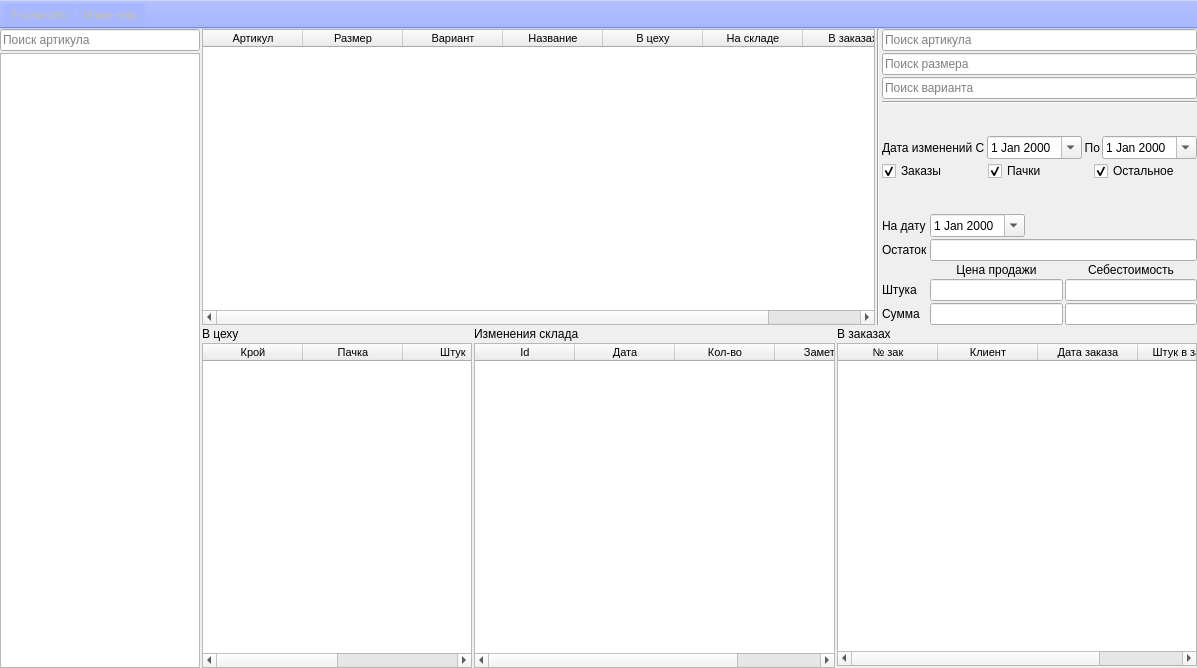
<?xml version="1.0" encoding="UTF-8"?>
<ui version="4.0">
 <class>MainWindow</class>
 <widget class="QMainWindow" name="MainWindow">
  <property name="geometry">
   <rect>
    <x>0</x>
    <y>0</y>
    <width>1197</width>
    <height>668</height>
   </rect>
  </property>
  <property name="windowTitle">
   <string>Артикула</string>
  </property>
  <property name="styleSheet">
   <string notr="true"/>
  </property>
  <widget class="QWidget" name="centralwidget">
   <layout class="QGridLayout" name="gridLayout_2" columnstretch="0">
    <property name="leftMargin">
     <number>0</number>
    </property>
    <property name="topMargin">
     <number>0</number>
    </property>
    <property name="rightMargin">
     <number>0</number>
    </property>
    <property name="bottomMargin">
     <number>0</number>
    </property>
    <property name="spacing">
     <number>2</number>
    </property>
    <item row="0" column="0">
     <layout class="QGridLayout" name="gridLayout" rowstretch="0,4,5" columnstretch="4,0">
      <property name="leftMargin">
       <number>0</number>
      </property>
      <property name="topMargin">
       <number>0</number>
      </property>
      <property name="rightMargin">
       <number>0</number>
      </property>
      <property name="spacing">
       <number>2</number>
      </property>
      <item row="0" column="1" rowspan="2">
       <layout class="QHBoxLayout" name="horizontalLayout" stretch="10,0,0">
        <property name="spacing">
         <number>2</number>
        </property>
        <item>
         <widget class="QTableWidget" name="tw_article">
          <property name="minimumSize">
           <size>
            <width>0</width>
            <height>200</height>
           </size>
          </property>
          <property name="font">
           <font>
            <family>Tahoma</family>
            <pointsize>8</pointsize>
           </font>
          </property>
          <property name="editTriggers">
           <set>QAbstractItemView::NoEditTriggers</set>
          </property>
          <property name="alternatingRowColors">
           <bool>false</bool>
          </property>
          <property name="selectionBehavior">
           <enum>QAbstractItemView::SelectRows</enum>
          </property>
          <property name="sortingEnabled">
           <bool>true</bool>
          </property>
          <attribute name="verticalHeaderVisible">
           <bool>false</bool>
          </attribute>
          <attribute name="verticalHeaderDefaultSectionSize">
           <number>20</number>
          </attribute>
          <attribute name="verticalHeaderMinimumSectionSize">
           <number>18</number>
          </attribute>
          <column>
           <property name="text">
            <string>Артикул</string>
           </property>
          </column>
          <column>
           <property name="text">
            <string>Размер</string>
           </property>
          </column>
          <column>
           <property name="text">
            <string>Вариант</string>
           </property>
          </column>
          <column>
           <property name="text">
            <string>Название</string>
           </property>
          </column>
          <column>
           <property name="text">
            <string>В цеху</string>
           </property>
          </column>
          <column>
           <property name="text">
            <string>На складе</string>
           </property>
          </column>
          <column>
           <property name="text">
            <string>В заказах</string>
           </property>
          </column>
         </widget>
        </item>
        <item>
         <widget class="Line" name="line">
          <property name="orientation">
           <enum>Qt::Vertical</enum>
          </property>
         </widget>
        </item>
        <item>
         <layout class="QGridLayout" name="gridLayout_6">
          <property name="spacing">
           <number>2</number>
          </property>
          <item row="12" column="0">
           <widget class="QLabel" name="label_10">
            <property name="text">
             <string>Сумма</string>
            </property>
           </widget>
          </item>
          <item row="10" column="1">
           <widget class="QLabel" name="label_8">
            <property name="text">
             <string>Цена продажи</string>
            </property>
            <property name="alignment">
             <set>Qt::AlignCenter</set>
            </property>
           </widget>
          </item>
          <item row="8" column="1" colspan="2">
           <layout class="QHBoxLayout" name="horizontalLayout_2">
            <property name="spacing">
             <number>2</number>
            </property>
            <item>
             <widget class="QDateEdit" name="de_date_to">
              <property name="calendarPopup">
               <bool>true</bool>
              </property>
             </widget>
            </item>
            <item>
             <spacer name="horizontalSpacer_3">
              <property name="orientation">
               <enum>Qt::Horizontal</enum>
              </property>
              <property name="sizeHint" stdset="0">
               <size>
                <width>40</width>
                <height>20</height>
               </size>
              </property>
             </spacer>
            </item>
           </layout>
          </item>
          <item row="11" column="2">
           <widget class="QLineEdit" name="le_sebest_one">
            <property name="inputMethodHints">
             <set>Qt::ImhNone</set>
            </property>
            <property name="readOnly">
             <bool>true</bool>
            </property>
           </widget>
          </item>
          <item row="7" column="1">
           <spacer name="verticalSpacer">
            <property name="orientation">
             <enum>Qt::Vertical</enum>
            </property>
            <property name="sizeHint" stdset="0">
             <size>
              <width>20</width>
              <height>40</height>
             </size>
            </property>
           </spacer>
          </item>
          <item row="2" column="0" colspan="3">
           <widget class="QLineEdit" name="le_filter_article_parametr">
            <property name="minimumSize">
             <size>
              <width>0</width>
              <height>0</height>
             </size>
            </property>
            <property name="maximumSize">
             <size>
              <width>166666</width>
              <height>16777215</height>
             </size>
            </property>
            <property name="placeholderText">
             <string>Поиск варианта</string>
            </property>
           </widget>
          </item>
          <item row="10" column="2">
           <widget class="QLabel" name="label_11">
            <property name="text">
             <string>Себестоимость</string>
            </property>
            <property name="alignment">
             <set>Qt::AlignCenter</set>
            </property>
           </widget>
          </item>
          <item row="0" column="0" colspan="3">
           <widget class="QLineEdit" name="le_filter_article_2">
            <property name="minimumSize">
             <size>
              <width>0</width>
              <height>0</height>
             </size>
            </property>
            <property name="maximumSize">
             <size>
              <width>166666</width>
              <height>16777215</height>
             </size>
            </property>
            <property name="placeholderText">
             <string>Поиск артикула</string>
            </property>
           </widget>
          </item>
          <item row="12" column="1">
           <widget class="QLineEdit" name="le_price_many">
            <property name="readOnly">
             <bool>true</bool>
            </property>
           </widget>
          </item>
          <item row="11" column="1">
           <widget class="QLineEdit" name="le_price_one">
            <property name="readOnly">
             <bool>true</bool>
            </property>
           </widget>
          </item>
          <item row="11" column="0">
           <widget class="QLabel" name="label_9">
            <property name="text">
             <string>Штука</string>
            </property>
           </widget>
          </item>
          <item row="8" column="0">
           <widget class="QLabel" name="label_5">
            <property name="text">
             <string>На дату</string>
            </property>
           </widget>
          </item>
          <item row="9" column="0">
           <widget class="QLabel" name="label_4">
            <property name="text">
             <string>Остаток</string>
            </property>
           </widget>
          </item>
          <item row="1" column="0" colspan="3">
           <widget class="QLineEdit" name="le_filter_article_size">
            <property name="minimumSize">
             <size>
              <width>0</width>
              <height>0</height>
             </size>
            </property>
            <property name="maximumSize">
             <size>
              <width>166666</width>
              <height>16777215</height>
             </size>
            </property>
            <property name="placeholderText">
             <string>Поиск размера</string>
            </property>
           </widget>
          </item>
          <item row="12" column="2">
           <widget class="QLineEdit" name="le_sebest_many">
            <property name="readOnly">
             <bool>true</bool>
            </property>
           </widget>
          </item>
          <item row="9" column="1" colspan="2">
           <widget class="QLineEdit" name="le_warehouse_date">
            <property name="readOnly">
             <bool>true</bool>
            </property>
           </widget>
          </item>
          <item row="3" column="0" colspan="3">
           <widget class="Line" name="line_2">
            <property name="orientation">
             <enum>Qt::Horizontal</enum>
            </property>
           </widget>
          </item>
          <item row="5" column="0" colspan="3">
           <layout class="QHBoxLayout" name="horizontalLayout_3">
            <property name="spacing">
             <number>2</number>
            </property>
            <item>
             <widget class="QLabel" name="label_6">
              <property name="text">
               <string>Дата изменений С</string>
              </property>
             </widget>
            </item>
            <item>
             <widget class="QDateEdit" name="de_date_transaction_from">
              <property name="calendarPopup">
               <bool>true</bool>
              </property>
             </widget>
            </item>
            <item>
             <widget class="QLabel" name="label_7">
              <property name="text">
               <string>По</string>
              </property>
              <property name="alignment">
               <set>Qt::AlignRight|Qt::AlignTrailing|Qt::AlignVCenter</set>
              </property>
             </widget>
            </item>
            <item>
             <widget class="QDateEdit" name="de_date_transaction_to">
              <property name="calendarPopup">
               <bool>true</bool>
              </property>
             </widget>
            </item>
           </layout>
          </item>
          <item row="6" column="0" colspan="3">
           <layout class="QHBoxLayout" name="horizontalLayout_4">
            <property name="spacing">
             <number>3</number>
            </property>
            <item>
             <widget class="QCheckBox" name="cb_order">
              <property name="text">
               <string>Заказы</string>
              </property>
              <property name="checked">
               <bool>true</bool>
              </property>
             </widget>
            </item>
            <item>
             <widget class="QCheckBox" name="cb_pack">
              <property name="text">
               <string>Пачки</string>
              </property>
              <property name="checked">
               <bool>true</bool>
              </property>
             </widget>
            </item>
            <item>
             <widget class="QCheckBox" name="cb_other">
              <property name="text">
               <string>Остальное</string>
              </property>
              <property name="checked">
               <bool>true</bool>
              </property>
             </widget>
            </item>
           </layout>
          </item>
          <item row="4" column="0">
           <spacer name="verticalSpacer_2">
            <property name="orientation">
             <enum>Qt::Vertical</enum>
            </property>
            <property name="sizeHint" stdset="0">
             <size>
              <width>20</width>
              <height>40</height>
             </size>
            </property>
           </spacer>
          </item>
         </layout>
        </item>
       </layout>
      </item>
      <item row="0" column="0">
       <widget class="QLineEdit" name="le_filter_article">
        <property name="minimumSize">
         <size>
          <width>200</width>
          <height>0</height>
         </size>
        </property>
        <property name="maximumSize">
         <size>
          <width>200</width>
          <height>16777215</height>
         </size>
        </property>
        <property name="placeholderText">
         <string>Поиск артикула</string>
        </property>
       </widget>
      </item>
      <item row="1" column="0" rowspan="2">
       <widget class="QTreeWidget" name="tree_widget">
        <property name="minimumSize">
         <size>
          <width>200</width>
          <height>0</height>
         </size>
        </property>
        <property name="maximumSize">
         <size>
          <width>200</width>
          <height>16777215</height>
         </size>
        </property>
        <property name="font">
         <font>
          <family>Tahoma</family>
          <pointsize>8</pointsize>
         </font>
        </property>
        <property name="editTriggers">
         <set>QAbstractItemView::NoEditTriggers</set>
        </property>
        <property name="autoExpandDelay">
         <number>-1</number>
        </property>
        <property name="animated">
         <bool>true</bool>
        </property>
        <property name="headerHidden">
         <bool>true</bool>
        </property>
        <column>
         <property name="text">
          <string notr="true">1</string>
         </property>
        </column>
       </widget>
      </item>
      <item row="2" column="1">
       <layout class="QGridLayout" name="gridLayout_3" columnstretch="3,4,4">
        <item row="1" column="0" rowspan="2">
         <widget class="QTableWidget" name="tw_workshop">
          <property name="font">
           <font>
            <family>Tahoma</family>
            <pointsize>8</pointsize>
           </font>
          </property>
          <property name="editTriggers">
           <set>QAbstractItemView::NoEditTriggers</set>
          </property>
          <property name="alternatingRowColors">
           <bool>true</bool>
          </property>
          <property name="selectionBehavior">
           <enum>QAbstractItemView::SelectRows</enum>
          </property>
          <attribute name="verticalHeaderVisible">
           <bool>false</bool>
          </attribute>
          <attribute name="verticalHeaderDefaultSectionSize">
           <number>20</number>
          </attribute>
          <attribute name="verticalHeaderMinimumSectionSize">
           <number>18</number>
          </attribute>
          <column>
           <property name="text">
            <string>Крой</string>
           </property>
          </column>
          <column>
           <property name="text">
            <string>Пачка</string>
           </property>
          </column>
          <column>
           <property name="text">
            <string>Штук</string>
           </property>
          </column>
          <column>
           <property name="text">
            <string>Дата кроя</string>
           </property>
          </column>
         </widget>
        </item>
        <item row="1" column="2">
         <widget class="QTableWidget" name="tw_order">
          <property name="font">
           <font>
            <family>Tahoma</family>
            <pointsize>8</pointsize>
           </font>
          </property>
          <property name="editTriggers">
           <set>QAbstractItemView::NoEditTriggers</set>
          </property>
          <property name="alternatingRowColors">
           <bool>true</bool>
          </property>
          <property name="selectionBehavior">
           <enum>QAbstractItemView::SelectRows</enum>
          </property>
          <attribute name="verticalHeaderVisible">
           <bool>false</bool>
          </attribute>
          <attribute name="verticalHeaderDefaultSectionSize">
           <number>20</number>
          </attribute>
          <attribute name="verticalHeaderMinimumSectionSize">
           <number>18</number>
          </attribute>
          <column>
           <property name="text">
            <string>№ зак</string>
           </property>
          </column>
          <column>
           <property name="text">
            <string>Клиент</string>
           </property>
          </column>
          <column>
           <property name="text">
            <string>Дата заказа</string>
           </property>
          </column>
          <column>
           <property name="text">
            <string>Штук в заказе</string>
           </property>
          </column>
         </widget>
        </item>
        <item row="1" column="1" rowspan="2">
         <widget class="QTableWidget" name="tw_warehouse">
          <property name="font">
           <font>
            <family>Tahoma</family>
            <pointsize>8</pointsize>
           </font>
          </property>
          <property name="editTriggers">
           <set>QAbstractItemView::NoEditTriggers</set>
          </property>
          <property name="selectionBehavior">
           <enum>QAbstractItemView::SelectRows</enum>
          </property>
          <attribute name="verticalHeaderVisible">
           <bool>false</bool>
          </attribute>
          <attribute name="verticalHeaderDefaultSectionSize">
           <number>20</number>
          </attribute>
          <attribute name="verticalHeaderMinimumSectionSize">
           <number>18</number>
          </attribute>
          <column>
           <property name="text">
            <string>Id</string>
           </property>
          </column>
          <column>
           <property name="text">
            <string>Дата</string>
           </property>
          </column>
          <column>
           <property name="text">
            <string>Кол-во</string>
           </property>
          </column>
          <column>
           <property name="text">
            <string>Заметка</string>
           </property>
          </column>
         </widget>
        </item>
        <item row="0" column="1">
         <widget class="QLabel" name="label_2">
          <property name="text">
           <string>Изменения склада</string>
          </property>
         </widget>
        </item>
        <item row="0" column="2">
         <widget class="QLabel" name="label_3">
          <property name="text">
           <string>В заказах</string>
          </property>
         </widget>
        </item>
        <item row="0" column="0">
         <widget class="QLabel" name="label">
          <property name="text">
           <string>В цеху</string>
          </property>
         </widget>
        </item>
       </layout>
      </item>
     </layout>
    </item>
   </layout>
  </widget>
  <widget class="QToolBar" name="toolBar">
   <property name="windowTitle">
    <string>toolBar</string>
   </property>
   <property name="styleSheet">
    <string notr="true">background-color: rgb(167, 183, 255);</string>
   </property>
   <property name="movable">
    <bool>false</bool>
   </property>
   <attribute name="toolBarArea">
    <enum>TopToolBarArea</enum>
   </attribute>
   <attribute name="toolBarBreak">
    <bool>false</bool>
   </attribute>
   <addaction name="pb_calc"/>
   <addaction name="pb_change_warehouse"/>
  </widget>
  <action name="pb_calc">
   <property name="enabled">
    <bool>false</bool>
   </property>
   <property name="text">
    <string>Расчитать</string>
   </property>
  </action>
  <action name="pb_change_warehouse">
   <property name="enabled">
    <bool>false</bool>
   </property>
   <property name="text">
    <string>Изменить</string>
   </property>
  </action>
 </widget>
 <resources/>
 <connections>
  <connection>
   <sender>tree_widget</sender>
   <signal>itemClicked(QTreeWidgetItem*,int)</signal>
   <receiver>MainWindow</receiver>
   <slot>ui_select_tree()</slot>
   <hints>
    <hint type="sourcelabel">
     <x>31</x>
     <y>93</y>
    </hint>
    <hint type="destinationlabel">
     <x>0</x>
     <y>90</y>
    </hint>
   </hints>
  </connection>
  <connection>
   <sender>tw_article</sender>
   <signal>itemSelectionChanged()</signal>
   <receiver>MainWindow</receiver>
   <slot>ui_select_article()</slot>
   <hints>
    <hint type="sourcelabel">
     <x>366</x>
     <y>144</y>
    </hint>
    <hint type="destinationlabel">
     <x>367</x>
     <y>0</y>
    </hint>
   </hints>
  </connection>
  <connection>
   <sender>le_filter_article</sender>
   <signal>editingFinished()</signal>
   <receiver>MainWindow</receiver>
   <slot>ui_search_article()</slot>
   <hints>
    <hint type="sourcelabel">
     <x>37</x>
     <y>29</y>
    </hint>
    <hint type="destinationlabel">
     <x>0</x>
     <y>22</y>
    </hint>
   </hints>
  </connection>
  <connection>
   <sender>pb_calc</sender>
   <signal>triggered()</signal>
   <receiver>MainWindow</receiver>
   <slot>ui_calc_date()</slot>
   <hints>
    <hint type="sourcelabel">
     <x>-1</x>
     <y>-1</y>
    </hint>
    <hint type="destinationlabel">
     <x>598</x>
     <y>333</y>
    </hint>
   </hints>
  </connection>
  <connection>
   <sender>pb_change_warehouse</sender>
   <signal>triggered()</signal>
   <receiver>MainWindow</receiver>
   <slot>ui_change_value()</slot>
   <hints>
    <hint type="sourcelabel">
     <x>-1</x>
     <y>-1</y>
    </hint>
    <hint type="destinationlabel">
     <x>598</x>
     <y>333</y>
    </hint>
   </hints>
  </connection>
  <connection>
   <sender>tw_order</sender>
   <signal>itemDoubleClicked(QTableWidgetItem*)</signal>
   <receiver>MainWindow</receiver>
   <slot>ui_order_double_click()</slot>
   <hints>
    <hint type="sourcelabel">
     <x>989</x>
     <y>437</y>
    </hint>
    <hint type="destinationlabel">
     <x>996</x>
     <y>736</y>
    </hint>
   </hints>
  </connection>
  <connection>
   <sender>tw_workshop</sender>
   <signal>itemDoubleClicked(QTableWidgetItem*)</signal>
   <receiver>MainWindow</receiver>
   <slot>ui_pack_double_click()</slot>
   <hints>
    <hint type="sourcelabel">
     <x>350</x>
     <y>568</y>
    </hint>
    <hint type="destinationlabel">
     <x>337</x>
     <y>761</y>
    </hint>
   </hints>
  </connection>
  <connection>
   <sender>le_filter_article_2</sender>
   <signal>editingFinished()</signal>
   <receiver>MainWindow</receiver>
   <slot>ui_search_article()</slot>
   <hints>
    <hint type="sourcelabel">
     <x>987</x>
     <y>44</y>
    </hint>
    <hint type="destinationlabel">
     <x>983</x>
     <y>-99</y>
    </hint>
   </hints>
  </connection>
  <connection>
   <sender>le_filter_article_size</sender>
   <signal>editingFinished()</signal>
   <receiver>MainWindow</receiver>
   <slot>ui_search_article()</slot>
   <hints>
    <hint type="sourcelabel">
     <x>911</x>
     <y>63</y>
    </hint>
    <hint type="destinationlabel">
     <x>913</x>
     <y>-75</y>
    </hint>
   </hints>
  </connection>
  <connection>
   <sender>le_filter_article_parametr</sender>
   <signal>editingFinished()</signal>
   <receiver>MainWindow</receiver>
   <slot>ui_search_article()</slot>
   <hints>
    <hint type="sourcelabel">
     <x>1043</x>
     <y>79</y>
    </hint>
    <hint type="destinationlabel">
     <x>1045</x>
     <y>-69</y>
    </hint>
   </hints>
  </connection>
  <connection>
   <sender>cb_other</sender>
   <signal>clicked()</signal>
   <receiver>MainWindow</receiver>
   <slot>ui_update_transaction()</slot>
   <hints>
    <hint type="sourcelabel">
     <x>1142</x>
     <y>173</y>
    </hint>
    <hint type="destinationlabel">
     <x>1304</x>
     <y>167</y>
    </hint>
   </hints>
  </connection>
  <connection>
   <sender>cb_pack</sender>
   <signal>clicked()</signal>
   <receiver>MainWindow</receiver>
   <slot>ui_update_transaction()</slot>
   <hints>
    <hint type="sourcelabel">
     <x>1020</x>
     <y>171</y>
    </hint>
    <hint type="destinationlabel">
     <x>1295</x>
     <y>208</y>
    </hint>
   </hints>
  </connection>
  <connection>
   <sender>cb_order</sender>
   <signal>clicked()</signal>
   <receiver>MainWindow</receiver>
   <slot>ui_update_transaction()</slot>
   <hints>
    <hint type="sourcelabel">
     <x>905</x>
     <y>167</y>
    </hint>
    <hint type="destinationlabel">
     <x>1258</x>
     <y>213</y>
    </hint>
   </hints>
  </connection>
  <connection>
   <sender>de_date_transaction_to</sender>
   <signal>dateChanged(QDate)</signal>
   <receiver>MainWindow</receiver>
   <slot>ui_update_transaction()</slot>
   <hints>
    <hint type="sourcelabel">
     <x>1158</x>
     <y>138</y>
    </hint>
    <hint type="destinationlabel">
     <x>1267</x>
     <y>100</y>
    </hint>
   </hints>
  </connection>
  <connection>
   <sender>de_date_transaction_from</sender>
   <signal>dateChanged(QDate)</signal>
   <receiver>MainWindow</receiver>
   <slot>ui_update_transaction()</slot>
   <hints>
    <hint type="sourcelabel">
     <x>999</x>
     <y>147</y>
    </hint>
    <hint type="destinationlabel">
     <x>1305</x>
     <y>111</y>
    </hint>
   </hints>
  </connection>
 </connections>
 <slots>
  <slot>ui_select_tree()</slot>
  <slot>ui_select_article()</slot>
  <slot>ui_search_article()</slot>
  <slot>ui_calc_date()</slot>
  <slot>ui_change_value()</slot>
  <slot>ui_pack_double_click()</slot>
  <slot>ui_order_double_click()</slot>
  <slot>ui_update_transaction()</slot>
 </slots>
</ui>
